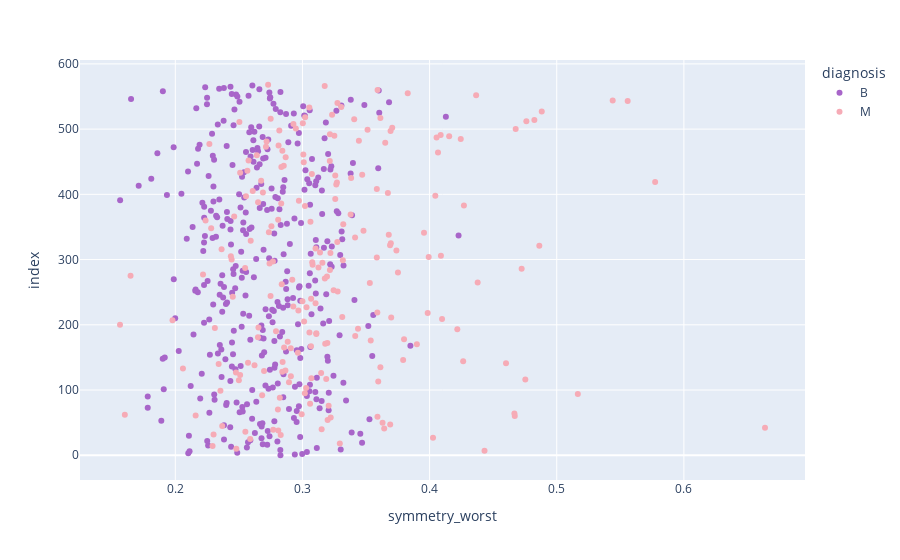

Notebook code for this chart:
### Code cell
px.scatter(data_frame=data,x='symmetry_worst',color='diagnosis',color_discrete_sequence=['#A865C9','#f6abb6'])

### Figure 1 — Plotly figure (JSON) as saved in the notebook; plotly's stock layout.template omitted (floating-point values rounded to 4 significant figures; data arrays with more than 128 entries replaced by an {"elided": "..."} marker saying what was removed)
{"data": [{"hovertemplate": "diagnosis=B<br>symmetry_worst=%{x}<br>index=%{y}<extra></extra>", "legendgroup": "B", "marker": {"color": "#A865C9", "symbol": "circle"}, "mode": "markers", "name": "B", "orientation": "h", "showlegend": true, "type": "scatter", "x": {"elided": "357 float values"}, "xaxis": "x", "y": {"elided": "357 int values"}, "yaxis": "y"}, {"hovertemplate": "diagnosis=M<br>symmetry_worst=%{x}<br>index=%{y}<extra></extra>", "legendgroup": "M", "marker": {"color": "#f6abb6", "symbol": "circle"}, "mode": "markers", "name": "M", "orientation": "h", "showlegend": true, "type": "scatter", "x": {"elided": "212 float values"}, "xaxis": "x", "y": {"elided": "212 int values"}, "yaxis": "y"}], "layout": {"legend": {"title": {"text": "diagnosis"}, "tracegroupgap": 0}, "margin": {"t": 60}, "xaxis": {"anchor": "y", "domain": [0, 1], "title": {"text": "symmetry_worst"}}, "yaxis": {"anchor": "x", "domain": [0, 1], "title": {"text": "index"}}}}
